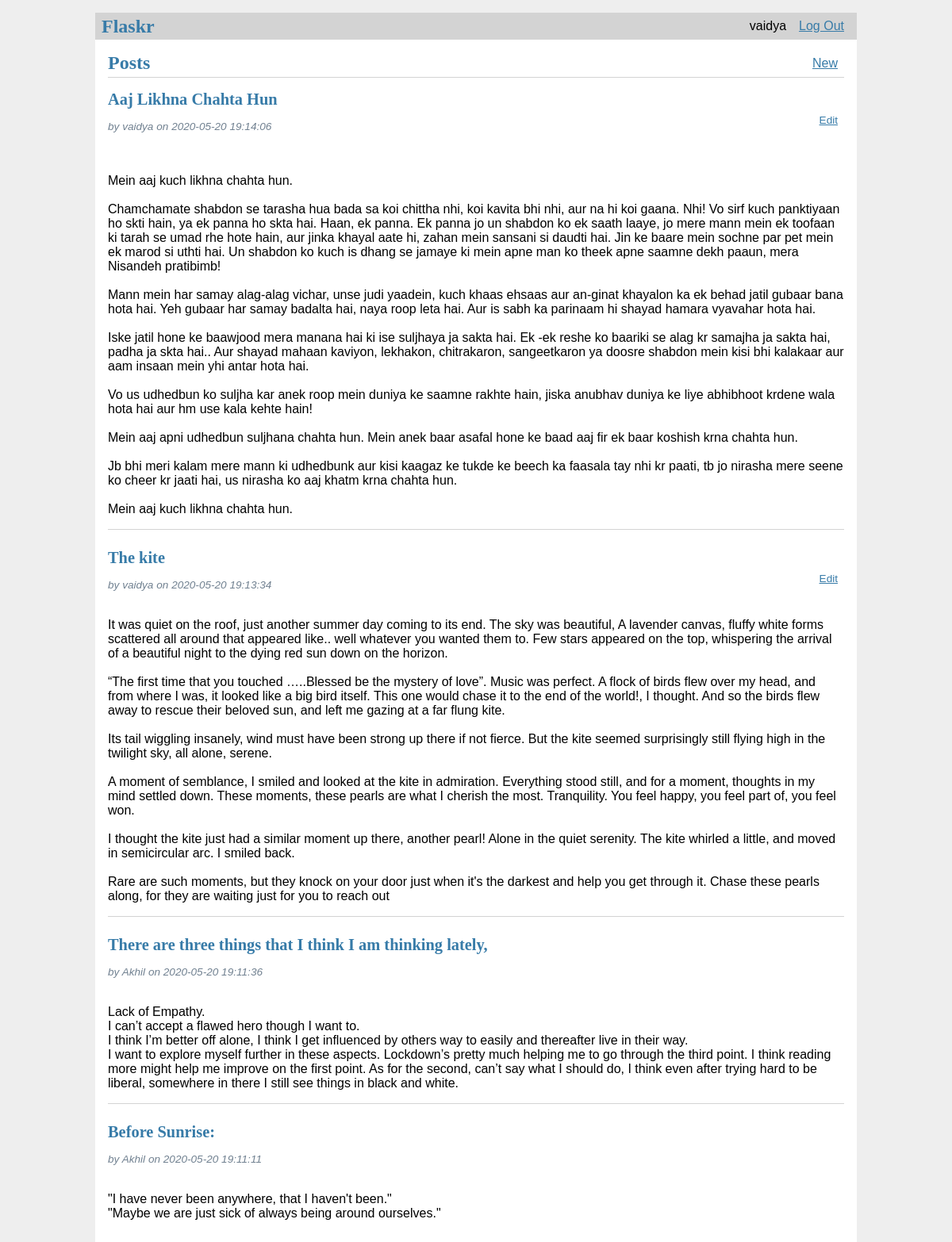
/ (signed in), run on the app's committed database.
### tables this page shows
CREATE TABLE user(
	id INTEGER PRIMARY KEY AUTOINCREMENT,
	username TEXT UNIQUE NOT NULL,
	password TEST NOT NULL
);

CREATE TABLE post(
	id INTEGER PRIMARY KEY AUTOINCREMENT,
	author_id INTEGER NOT NULL,
	created TIMESTAMP NOT NULL DEFAULT CURRENT_TIMESTAMP,
	title TEXT NOT NULL,
	body TEXT NOT NULL,
	FOREIGN KEY (author_id) REFERENCES user (id)
);

### flaskr/blog.py (the view)
@bp.route('/')
def index():
	db= get_db()
	p_tuple = db.execute(
		'SELECT p.id, title, body, created, author_id, username'
		' FROM post p JOIN user u ON p.author_id = u.id'
		' ORDER BY created DESC'
	).fetchall()
	posts= []
	for p in p_tuple:
		post= {
			'id' 		: 	p[0],
			'title' 	:	p[1],
			'body'		:	p[2],
			'created'	:	p[3],
			'author_id'	:	p[4],
			'username'	:	p[5],
		}
		posts.append(post)
	return render_template('blog/index.html', posts= posts)

### flaskr/auth.py (called while the page is built)
@bp.before_app_request
def load_logged_in_user():
	user_id = session.get('user_id')
	if user_id is None:
		g.user = None
	else:
		u = get_db().execute('SELECT * FROM user WHERE id= ?', (user_id,)).fetchone()
		g.user= {
			'id': u[0],
			'username': u[1],
			'password': u[2]
		}

### flaskr/db.py (called while the page is built)
def get_db():
	if 'db' not in g:
		g.db= sqlite3.connect(
			current_app.config['DATABASE'],
			detect_types= sqlite3.PARSE_DECLTYPES
		)
	return g.db

### flaskr/templates/blog/index.html
{% extends 'base.html' %}
{% block header %}
  <h1>{% block title %}Posts{% endblock %}</h1>
  {% if g.user %}
    <a class="action" href="{{ url_for('blog.create') }}">New</a>
  {% endif %}
{% endblock %}
{% block content %}
  {% for post in posts %}
    <article class="post">
      <header>
        <div>
          <h1>{{ post['title'] }}</h1><br>
          <div class="about">by {{ post['username'] }} on {{ post['created']}}</div>
        </div>
        {% if g.user['id'] == post['author_id'] %}
          <a class="action" href="{{ url_for('blog.update', id=post['id']) }}">Edit</a>
        {% endif %}
      </header>
      <p class="body">{{ post['body'] }}</p>
    </article>
    {% if not loop.last %}
      <hr>
    {% endif %}
  {% endfor %}
{% endblock %}

### flaskr/templates/base.html (shortened to what this page needs)
<!DOCTYPE html>
<link rel="stylesheet" type="text/css" href="{{url_for('static', filename= 'style.css')}}">
<nav>
  <h1>Flaskr</h1>
  <ul>
    {% if g.user %}
      <li style="list-style: none;"><span>{{ g.user['username'] }}</span>
      <li style="list-style: none;"><a href="{{ url_for('auth.logout') }}">Log Out</a>
    {% else %}
      <li><a href="{{ url_for('auth.register') }}">Register</a>
      <li><a href="{{ url_for('auth.login') }}">Log In</a>
    {% endif %}
  </ul>
</nav>
<section class="content">
  <header>
    {% block header %}{% endblock %}
  </header>
  {% block content %}{% endblock %}
</section>

### flaskr/static/style.css (style rules this page uses)
h1 { font-family: serif; color: #377ba8; margin: 1rem 0; }
a { color: #377ba8; }
hr { border: none; border-top: 1px solid lightgray; }
nav { background: lightgray; display: flex; align-items: center; padding: 0 0.5rem; }
nav h1 { flex: auto; margin: 0; }
nav ul { display: flex; list-style: none; margin: 0; padding: 0; }
nav ul li a, nav ul li span, header .action { display: block; padding: 0.5rem; }
.content { padding: 0 1rem 1rem; }
.content > header { border-bottom: 1px solid lightgray; display: flex; align-items: flex-end; }
.content > header h1 { flex: auto; margin: 1rem 0 0.25rem 0; }
.post > header { display: flex; align-items: flex-end; font-size: 0.85em; }
.post > header > div:first-of-type { flex: auto; }
.post > header h1 { font-size: 1.5em; margin-bottom: 0; }
.post .about { color: slategray; font-style: italic; }
.post .body { white-space: pre-line; }
.content:last-child { margin-bottom: 0; }

### data on the page
user: user.username "vaidya"
post: title "Aaj Likhna Chahta Hun", username "vaidya", created "2020-05-20 19:14:06", body "Mein aaj kuch likhna chahta hun. Chamchamate shabdon se tarasha hua bada sa koi chittha nhi, koi kavita bhi nhi, aur na hi koi gaana. Nhi! Vo sirf kuch panktiyaan ho skti hain, ya ek panna ho skta hai. Haan, ek panna. Ek panna jo un shabdon ko ek saath laaye, jo mere mann mein ek toofaan ki tarah se umad rhe hote hain, aur jinka khayal aate hi, zahan mein sansani si daudti hai. Jin ke baare mein sochne par pet mein ek marod si uthti hai. Un shabdon ko kuch is dhang se jamaye ki mein apne man ko theek apne saamne dekh paaun, mera Nisandeh pratibimb! Mann mein har samay alag-alag vichar, unse judi yaadein, kuch khaas ehsaas aur an-ginat khayalon ka ek behad jatil gubaar bana hota hai. Yeh…"
post: title "The kite", username "vaidya", created "2020-05-20 19:13:34", body "It was quiet on the roof, just another summer day coming to its end. The sky was beautiful, A lavender canvas, fluffy white forms scattered all around that appeared like.. well whatever you wanted them to. Few stars appeared on the top, whispering the arrival of a beautiful night to the dying red sun down on the horizon. “The first time that you touched …..Blessed be the mystery of love”. Music was perfect. A flock of birds flew over my head, and from where I was, it looked like a big bird itself. This one would chase it to the end of the world!, I thought. And so the birds flew away to rescue their beloved sun, and left me gazing at a far flung kite. Its tail wiggling insanely, wind must…"
post: title "There are three things that I think I am thinking lately,", username "Akhil", created "2020-05-20 19:11:36", body "Lack of Empathy. I can’t accept a flawed hero though I want to. I think I’m better off alone, I think I get influenced by others way to easily and thereafter live in their way. I want to explore myself further in these aspects. Lockdown’s pretty much helping me to go through the third point. I think reading more might help me improve on the first point. As for the second, can’t say what I should do, I think even after trying hard to be liberal, somewhere in there I still see things in black and white."
post: title "Before Sunrise:", username "Akhil", created "2020-05-20 19:11:11", body "\"I have never been anywhere, that I haven't been.\" \"Maybe we are just sick of always being around ourselves.\""
